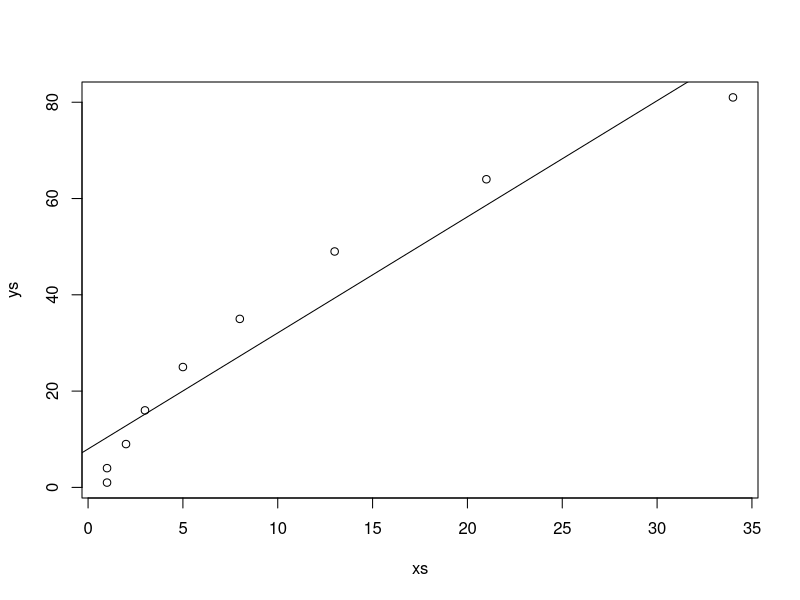

Reproduce this figure in R.
# Clear the workspace
rm(list = ls())

xs <- c(1,1,2, 3, 5, 8,13,21,34)
ys <- c(1,4,9,16,25,35,49,64,81)
r <- lm(ys ~ xs)
plot(ys ~ xs)
abline(r)
